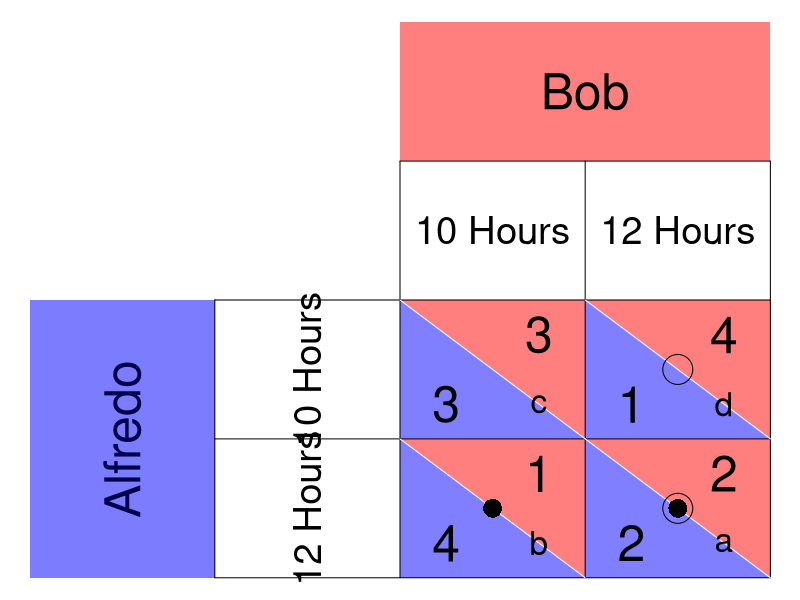

Write the R code that produced this figure.
require(ggplot2)
require(shape)
pdf(file = "society/matrix_fishermen_labeled.pdf", width = 9, height = 7)

par(mar =  c(0, 0, 0, 0))
xlims <- c(0, 8)
ylims <- c(0, 8)

#TextSizes
PlayerSize <- 3
StratSize <- 2.3
PayoffSize <- 3
LabelSize <- 2

#Payoffs are listed as c("NW", "SW", "NE", "SE")

#Considerations for Player 1
P1Name <- c("Alfredo")
P1Strat <- c("10 Hours", "12 Hours")
P1Payoffs <- c("3", "4", "1", "2")
P1BR1 <- c("SW") #Must be NW or SW - the BR prints accordingly. 
P1BR2 <- c("SE") #Must be NE or SE - the BR prints accordingly. 
P1bestsize <- 2.5 #Adjusts size of point indicating best response of P1
#NW = (5, 3); SW = (5,1); NE = (7, 3); SE = (7, 1)

#Considerations for Player 2
P2Name <- c("Bob")
P2Strat <- c("10 Hours", "12 Hours")
P2Payoffs <- c("3", "1", "4", "2")
P2BR1 <- c("NE") #Must be NW or SW - the BR prints accordingly. 
P2BR2 <- c("SE") #Must be NE or SE - the BR prints accordingly. 
P2bestsize <- 4 #Adjusts size of circle indicating best response of P1

plot(0, 0, xlim = xlims, ylim = ylims, type = "n",
     xlab = expression(""),
     ylab = expression(""),
     xaxt = "n", 
     yaxt = "n", 
     cex.lab = 2, 
     bty = "n")



#Color and label for Player 1 and their strategies
polygon(c(0,0,2,2,0), c(0,4,4,0,0), col=rgb(0, 0, 1, 0.3), density=NULL, border = NA)
text(1, 2, P1Name[1], srt = 90, cex = PlayerSize)

polygon(c(0,0,2,2,0), c(0,4,4,0,0), col=rgb(0, 0, 1, 0.3), density=NULL, border = NA)
text(3, 3, P1Strat[1], cex = StratSize, srt = 90)
text(3, 1, P1Strat[2], cex = StratSize, srt = 90)


#Color and label for Player 2
polygon(c(4,4,8,8,4), c(8,6,6,8,8), col=rgb(1, 0, 0, 0.5), density=NULL, border = NA)
text(6, 7, P2Name[1], cex = PlayerSize)

text(5, 5, P2Strat[1], cex = StratSize)
text(7, 5, P2Strat[2], cex = StratSize)

#NorthWest cell 
#P1
polygon(c(4,4,6,4), c(4,2,2,4), col=rgb(0, 0, 1, 0.5), density=NULL, border = NA)
#P2
polygon(c(4,6,6,4), c(4,4,2,4), col=rgb(1, 0, 0, 0.5), density=NULL, border = NA)

#P1
text(4.5, 2.5, P1Payoffs[1], cex = PayoffSize)
#P2
text(5.5, 3.5, P2Payoffs[1], cex = PayoffSize)

#SouthWest cell  
#P1
polygon(c(4,4,6,4), c(2,0,0,2), col=rgb(0, 0, 1, 0.5), density=NULL, border = NA)
#P2
polygon(c(4,6,6,4), c(2,2,0,2), col=rgb(1, 0, 0, 0.5), density=NULL, border = NA)

#P1
text(4.5, 0.5, P1Payoffs[2], cex = PayoffSize)
#P2
text(5.5, 1.5, P2Payoffs[2], cex = PayoffSize)


#NorthEast cell 
#P1
polygon(c(6,6,8,6), c(4,2,2,4), col=rgb(0, 0, 1, 0.5), density=NULL, border = NA)
#P2
polygon(c(6,8,8,6), c(4,4,2,4), col=rgb(1, 0, 0, 0.5), density=NULL, border = NA)
#P1
text(6.5, 2.5, P1Payoffs[3], cex = PayoffSize)
#P2
text(7.5, 3.5, P2Payoffs[3], cex = PayoffSize)

#SouthEast cell 
#P1
polygon(c(6,6,8,6), c(2,0,0,2), col=rgb(0, 0, 1, 0.5), density=NULL, border = NA)
#P2
polygon(c(6,8,8,6), c(2,2,0,2), col=rgb(1, 0, 0, 0.5), density=NULL, border = NA)
#P1
text(6.5, 0.5, P1Payoffs[4], cex = PayoffSize)
#P2
text(7.5, 1.5, P2Payoffs[4], cex = PayoffSize)


#Lines for the Table
segments(8, 0, 8, 6, lty = 1, col = "black")
segments(4, 6, 8, 6, lty = 1, col = "black")
segments(2, 0, 2, 4, lty = 1, col = "black")
segments(2, 0, 8, 0, lty = 1, col = "black")
segments(2, 4, 8, 4, lty = 1, col = "black")
segments(4, 0, 4, 6, lty = 1, col = "black")
segments(2, 2, 8, 2, lty = 1, col = "black")
segments(6, 0, 6, 6, lty = 1, col = "black")

#Diagonals
#NW
segments(4, 4, 6, 2, lty = 1, col = "white")
#NE
segments(6, 4, 8, 2, lty = 1, col = "white")
#SW
segments(4, 2, 6, 0, lty = 1, col = "white")
#Se
segments(6, 2, 8, 0, lty = 1, col = "white")


#Best responses 
#P1 
if (P1BR1[1] == "NW"){
  points(5, 3, pch = 16, col = "black", cex = P1bestsize)
} else{points(5, 1, pch = 16, col = "black", cex = P1bestsize)
}

if (P1BR2[1] == "NE"){
  points(7, 3, pch = 16, col = "black", cex = P1bestsize)
} else{points(7, 1, pch = 16, col = "black", cex = P1bestsize)
}


#P2
if (P2BR1[1] == "NW"){
  points(5, 3, pch = 1, col = "black", cex = P2bestsize)
} else{points(7, 3, pch = 1, col = "black", cex = P2bestsize)
}

if (P2BR2[1] == "SW"){
  points(5, 3, pch = 1, col = "black", cex = P2bestsize)
} else{points(7, 1, pch = 1, col = "black", cex = P2bestsize)
}

#label point for UPF in NW
text(5.5, 2.5, expression(c), cex = LabelSize)
#label point for UPF in SW
text(5.5, 0.5, expression(b), cex = LabelSize)
#label point for UPF in NE
text(7.5, 2.5, expression(d), cex = LabelSize)
#label point for UPF in SE
text(7.5, 0.5, expression(a), cex = LabelSize)


dev.off()
